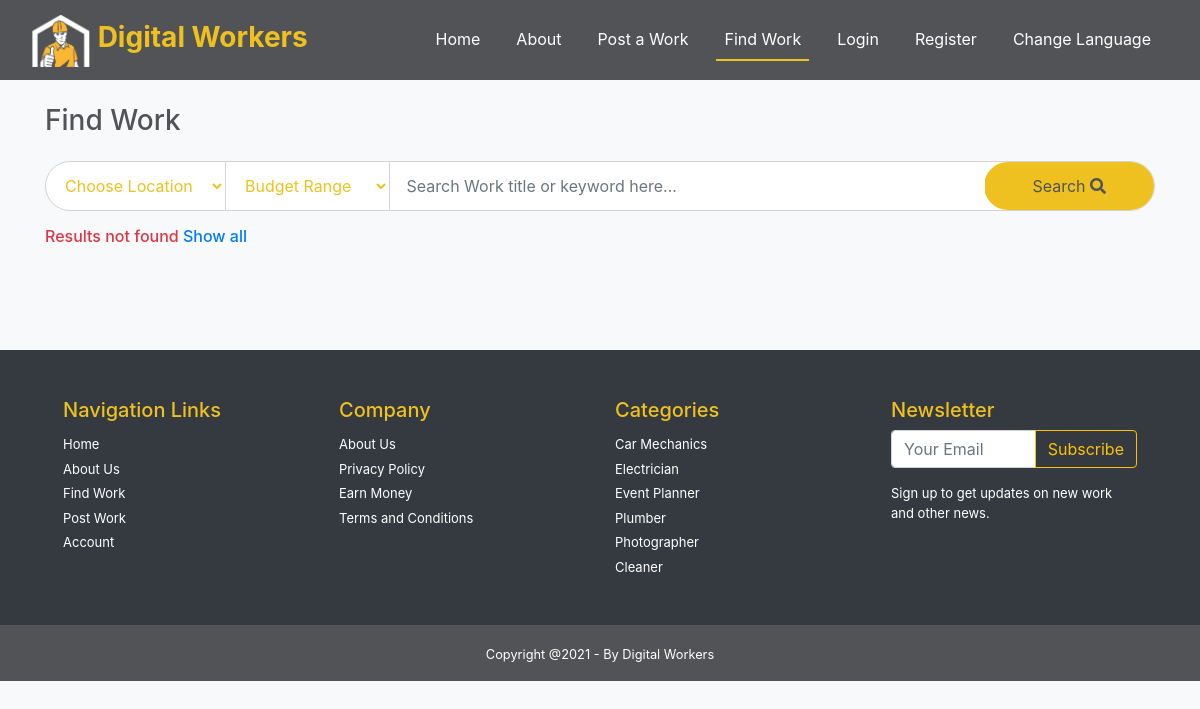
The page /find-work on the database as committed earlier.
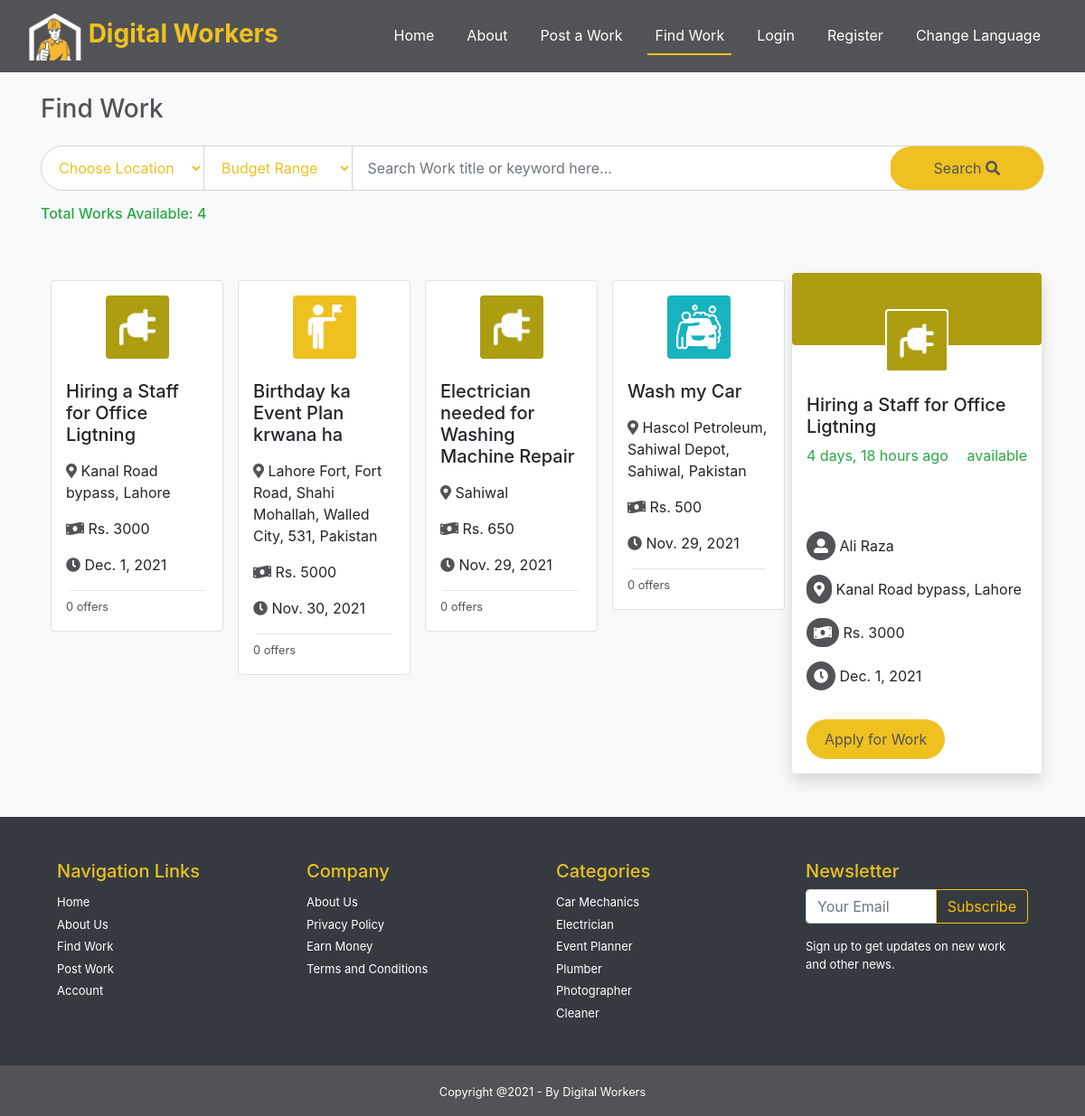
The same page on the database as committed later.
### Buyer/models.py (models this page shows, shortened)
class Work(models.Model):
    id = models.BigAutoField(primary_key=True)
    title = models.CharField(max_length=120, null=False)
    budget = models.IntegerField( null=True)
    deadline = models.DateTimeField( null=True)
    location = models.CharField(max_length=120, null=True)
    description = models.TextField( null=True)
    service = models.ForeignKey(Service, on_delete=models.CASCADE, null=True)
    posted_by=models.ForeignKey(settings.AUTH_USER_MODEL, on_delete=models.CASCADE, null=True)
    posted_at=models.DateTimeField(auto_now_add=True)
    status=models.CharField(max_length=60, null=True, default='available')

### Home/models.py (models this page shows, shortened)
class Service(models.Model):
    id = models.BigAutoField(primary_key=True)
    name = models.CharField( max_length=120, null=False, unique=True)
    image = models.ImageField(null=True, upload_to="icons/")
    is_active = models.BooleanField(default=True)
    created_at = models.DateTimeField(auto_now_add=True)

class User(AbstractBaseUser):
    id = models.BigAutoField(primary_key=True)
    name = models.CharField(max_length=30, blank=True)
    email = models.EmailField(max_length=60, unique=True, blank=False)
    date_joined =models.DateTimeField(auto_now_add=True)
    last_login =models.DateTimeField(auto_now=True,blank=True)
    is_admin = BooleanField(default=False)
    is_active = BooleanField(default=True)
    is_staff = BooleanField(default=False)
    is_superuser = BooleanField(default=False)
    role = models.CharField(max_length=30, default='User', blank=True)
    USERNAME_FIELD = 'email'
    REQUIRED_FIELDS= [ 'name','role']
    objects  = MyUserManager()

### Home/views.py (the view, shortened to what this page needs)
# urls.py: path('find-work', views.find_work, name="find_work"),
def find_work(request):
    work_list=Work.objects.filter(status="available").annotate(offer_count=Count('offer')).order_by('-posted_at')
    page = request.GET.get('page', 1)
    paginator = Paginator(work_list, 8)
    try:
        works = paginator.page(page)
    except PageNotAnInteger:
        works = paginator.page(1)
    except EmptyPage:
        works = paginator.page(paginator.num_pages)
    if request.user.is_authenticated:
        offers=Offer.objects.filter(offer_by=request.user).values_list('work_id', flat=True)
    else:
        offers=Offer.objects.filter(offer_by=0).values_list('work_id', flat=True)
    context={
        "works":works,
        "work_offers":offers
    }
    return render(request,"find_work.html",context)

### templates/find_work.html (shortened to what this page needs)
{% extends 'layout.html' %}
{% block find_work %}active{% endblock find_work %}
{% load static %}
{% block body %}
<body class="bg-light">
  <div class="container ">
    <section class="works">
      <h3 class="text-gray  my-4">Find Work </h3>
        <form action="search" method="get">
        <div class="input-group mb-3 search-bg">
            <div class="input-group-append">
                <select name="location" required  class="text-yellow px-3 search-select" >
                    <option value="">Choose Location</option>
                </select>
            </div>
            <div class="input-group-append">
                <select name="budget" value="{{request.GET.budget}}" required class="text-yellow px-3 search-select" >
                    <option value="">Budget Range</option>
                </select>
            </div>
            <input type="text"name="query" value="{{request.GET.query}}"class="form-control search-input py-4" required placeholder=" Search Work title or keyword here..." aria-label="Recipient's username" aria-describedby="basic-addon2">
            <div class="input-group-append">
            <button class="btn-yellow px-5 search-btn" type="submit">Search <i class="fas fa-search"></i></button></form>
            </div>
                {% if works %}
                    <h6 class="text-success">Total Works Available: {{works|length}}</h6>
                {% else %}
                    <h6 class="text-danger ">Results not found <a href="{% url 'find_work' %}">Show all</a></h6>
                {% endif %}
    </section><br> <br>
        <div class="row mx-5">
            <div class="col-md-9">
                <div class="row">
                    {% for work in works %}
                    <div class="col-lg-4 col-xl-3 col-md-6 p-2 ">
                        <div class="work-box p-3  bg-white rounded border" id="work-box" onclick="detailbox('{{work.id}}')" >
                        <img src="../media/{{work.service.image}}" class="bg-{{work.service.name}} p-2 rounded mx-auto d-block" width="70" alt="work_icon" srcset="">
                        <h5 class="mt-4">{{work.title}}</h5>
                        <div class="inner-box text-small mt-3">
                            <p ><i class="fas fa-map-marker-alt text-gray"></i> {{work.location}}</p>
                            <p><i class="fas fa-money-bill-wave text-gray"></i> Rs. {{work.budget}}</p>
                            <p><i class="fas fa-clock text-gray"></i> {{work.deadline.date}}</p> <hr class="p-0 m-1">
                            <small class="text-gray">{{work.offer_count}} offers</small>
                        </div>
                        </div>
                    </div>{% endfor %}
                </div>
            </div>
            {% if works.0 %}
            <div class=" col-md-3 detail-box bg-white rounded shadow p-0" id="detailbox">
                    <img src="../media/{{works.0.service.image}}" class="bg-{{works.0.service.name}} p-2 rounded mx-auto d-block" style="border: 2px solid white; margin-top:-40px" width="70" alt="work_icon" srcset="">
                    <h5 class="mt-4 pl-3" >{{works.0.title}}</h5>
                    <p class="text-success px-3">
                    <span class="float-left">{{works.0.posted_at|timesince}} ago </span><span class="float-right">{{works.0.status}}</span> </p>
                    <div class="inner-box text-small mt-3 p-3  "><br>
                        <small>{{work.0.description}}</small> <br> <br>
                        <p><i class="fas fa-user-alt text-white bg-gray rounded-30 p-2"></i> {{works.0.posted_by.name}}</p>
                        <p ><i class="fas fa-map-marker-alt text-white bg-gray rounded-30 p-2"></i> {{works.0.location}}</p>
                        <p><i class="fas fa-money-bill-wave text-white bg-gray rounded-30 p-2"></i> Rs. {{works.0.budget}}</p>
                        <p><i class="fas fa-clock text-white bg-gray rounded-30 p-2"></i> {{works.0.deadline.date}}</p>
                    </div>
                    {% if works.0.id in work_offers %} <h6 class="text-danger text-center">Already Applied!</h6>
                    {% else %}
                        <button class="btn-yellow mx-3" onclick="chkapply('{{works.0.id}}','{{works.0.title}}','{{works.0.description}}','{{works.0.budget}}','{{works.0.deadline.date}}','{{works.0.location}}','{{works.0.posted_by.id}}')" id='apply-btn'>Apply for Work</button>
                        {% endif %}
            </div>
            {% endif %}
        </div>
        <br><br>
{% endblock body %}

### templates/layout.html (shortened to what this page needs)
<!DOCTYPE html>
<html lang="en">
<head>
    {% load static %}
    <link rel="stylesheet" href="{% static 'css/style.css' %}">
    <link rel="stylesheet" href="https://cdn.jsdelivr.net/npm/bootstrap@4.6.0/dist/css/bootstrap.min.css"
>
     <link rel="stylesheet" href="https://pro.fontawesome.com/releases/v5.10.0/css/all.css"
/>
        <link rel="stylesheet" href="https://cdnjs.cloudflare.com/ajax/libs/OwlCarousel2/2.2.1/assets/owl.carousel.min.css">
        <link rel="stylesheet" href="https://cdnjs.cloudflare.com/ajax/libs/OwlCarousel2/2.2.1/assets/owl.theme.default.min.css">
</head>
<body >
    <nav class="navbar navbar-expand-lg navbar-dark bg-gray ">
          <div class="container-fluid">
        <a class="navbar-brand" href="home"><img src="{% static 'images/DIGITAL WORKERS.png' %}" width="60"  alt=""> Digital Workers</a>
        <div class="collapse navbar-collapse" id="navbarSupportedContent">
           <ul class="navbar-nav ml-auto">
            <li class="nav-item {% block home %}{% endblock home %}">
              <a class="nav-link" href="{% url 'index' %}">Home <span class="sr-only">(current)</span></a>
            </li>
            <li class="nav-item {% block about %}{% endblock about %}">
              <a class="nav-link" href="{% url 'about' %}">About</a>
            </li>
            <li class="nav-item {% block post_work %}{% endblock post_work %}">
                <a class="nav-link" href="{% url 'post_work' %}">Post a Work</a>
              </li>
              <li class="nav-item {% block find_work %}{% endblock find_work %}">
                <a class="nav-link" href="{% url 'find_work' %}">Find Work</a>
              </li>
              {% if user.is_authenticated %}
                <li class="nav-item dropdown">
                    <a id="navbarDropdown" class="nav-link dropdown-toggle" href="#" role="button" data-toggle="dropdown" aria-haspopup="true" aria-expanded="false" v-pre>
                     Hi, {% if user.name %} {{user.name}} {% else %}  User Name {% endif %}
                    </a>
                    <div class="dropdown-menu dropdown-menu-right" aria-labelledby="navbarDropdown">
                        {% if user.role == 'buyer' %}
                          <a class="dropdown-item" href="{% url 'buyer_dashboard' %}">Dashboard   </a>
                        {% else %}
                          <a class="dropdown-item" href="{% url 'worker_dashboard' %}">Dashboard   </a>
                        {% endif %}
                        <a class="dropdown-item" href="{% url 'logout' %}">Logout   </a>
                    </div>
                </li>
                {% else %}
              <li class="nav-item {% block login %}{% endblock login %}">
                <a class="nav-link" href="login">Login</a>
              </li>
              <li class="nav-item {% block register %}{% endblock register %}">
                <a class="nav-link" href="register">Register</a>
              </li>
               {% endif %}
               <li class="nav-item ">
                <a class="nav-link" data-toggle="modal" data-target=".bd-example-modal-lg" >Change Language</a>
              </li>
          </ul>
        </div>
         </div>
    </nav>
{% block body %}{% endblock body %}
<footer class="bg-dark p-5">
  <div class="footer container  text-white ">
    <div class="row" style="font-size: small;">
      <div class="col-md-3 ">
        <h5 class="text-yellow">Navigation Links</h5>
        <ul class="navbar-nav footer-list" >
          <li><a href="">Home</a></li>
          <li><a href="">About Us</a></li>
          <li><a href="">Find Work</a></li>
          <li><a href="">Post Work</a></li>
          <li><a href="">Account</a></li>
        </ul>
      </div>
      <div class="col-md-3">
        <h5 class="text-yellow">Company </h5>
        <ul class="navbar-nav footer-list" >
          <li><a href=""> About Us</a></li>
          <li><a href=""></a>Privacy Policy</a></li>
          <li><a href=""></a>Earn Money</a></li>
          <li><a href=""></a>Terms and Conditions</a></li>
        </ul>
      </div>
      <div class="col-md-3">
        <h5 class="text-yellow">Categories </h5>
        <ul class="navbar-nav footer-list" >
          <li><a href="">Car Mechanics</a></li>
          <li><a href="">Electrician</a></li>
          <li><a href="">Event Planner</a></li>
          <li><a href="">Plumber</a></li>
          <li><a href="">Photographer</a></li>
          <li><a href="">Cleaner</a></li>
        </ul>
      </div>
      <div class="col-md-3">
        <h5 class="text-yellow">Newsletter </h5>
        <div class="input-group mb-3">
          <input type="text" class="form-control" placeholder="Your Email" aria-label="Recipient's username" aria-describedby="basic-addon2">
          <div class="input-group-append">
            <button class="btn btn-outline-warning" type="button">Subscribe</button>
          </div>
        </div>
        <p>Sign up to get updates on new work and other news.</p>
      </div>
  </div>
  </div>
</footer>
<section class="footer-bottom bg-gray text-center text-white p-3">
  <small>Copyright @2021 - By Digital Workers</small>
</section>
</body>
</html>

### static/css/style.css (style rules this page uses)
html,body { margin:0; padding:0; overflow-x:hidden; }
.bg-gray { background-color: #525356; }
.text-gray { color: #525356; }
.navbar-brand { font-size: 28px !important; font-weight: bold; color: #EEC120 !important; }
.text-yellow { color: #EEC120; }
.nav-item { margin: 0px 10px; }
.nav-link { color: white !important; }
.navbar-nav > .active { border-bottom: 2px solid #EEC120; }
.rounded-30 { border-radius: 30px; }
.btn-yellow { padding: 10px 20px; border: none; border-radius: 30px; color: #525356; background-color: #EEC120; }
.footer-list >li> a { color: white !important; }
.footer-list >li { padding-top:5px; }
.search-bg { background: white; padding: 0px; border: 1px solid lightgray; border-radius: 30px; }
.search-select { border: 0px; border-right: 1px solid lightgray; border-radius: 1px; background: transparent; }
.search-input { border: 0px !important; border-radius: 1px !important; background: transparent; }
.search-btn { padding: 10px !important; border-radius: 30px !important; }
.bg-Event { background:#EEC120 }
.bg-Electrician { background:#AC9D11 }
.bg-Car { background:#17B3BE }

Rows that differ between the two databases and show on the page:
added Work: service.image (picture), title "Hiring a Staff for Office Ligtning", location "Kanal Road bypass, Lahore", budget "3000", deadline "Dec. 1, 2021", offer_count "0", posted_at "4 days, 18 hours", status "available", posted_by.name "Ali Raza"
added Work: service.image (picture), title "Birthday ka Event Plan krwana ha", location "Lahore Fort, Fort Road, Shahi Mohallah, Walled City, 531, Pakistan", budget "5000", deadline "Nov. 30, 2021", offer_count "0"
added Work: service.image (picture), title "Electrician needed for Washing Machine Repair", location "Sahiwal", budget "650", deadline "Nov. 29, 2021", offer_count "0"
added Work: service.image (picture), title "Wash my Car", location "Hascol Petroleum, Sahiwal Depot, Sahiwal, Pakistan", budget "500", deadline "Nov. 29, 2021", offer_count "0"
Other text that changed with them:
{{ works|length }}: (not shown) → "4"
text no longer shown: "Results not found Show all"
text now shown: "Total Works Available: ago Rs. Apply for Work"
